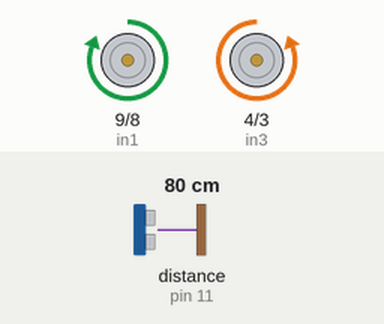
Simulated run of this sketch. Board: Arduino Uno, built with avr-gcc and run on an emulated ATmega328P. Parts: motor-driver pin pairs drawn as motors (green arrow = first pin HIGH = forward, orange = second pin HIGH = backward, longer = more drive, scaled by the enable pin). Wiring (inferred from the names in the program): ultrasonic range finder: trigger pin 12; echo pin 11. The inputs (shaded band) are chosen by the test bench; at power-on: distance to the obstacle (sensor on pin 11) 80 cm. The echo pulse lasts 58.3 µs per cm; what the sketch prints to the serial monitor is not drawn.

Above: at 1.2 s.
1.3 s: distance to the obstacle (sensor on pin 11) set to 120 cm
Timing chart, 0 to 4.3 s (numbered marks = the images above; inputs shaded):
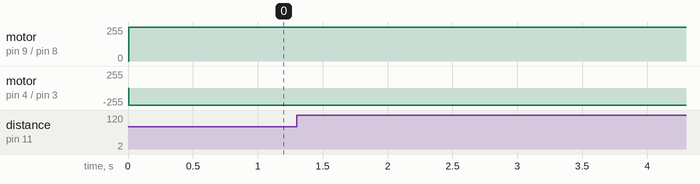

The sketch:

ultrasonicproces.ino
```cpp
int trig = 12;
int echo = 11;
long lecture_echo;
long cm;

int enA = 10;
int in1 = 9;
int in2 = 8;
int enB = 5;
int in3 = 4;
int in4 = 3;

bool detected = false;
void setup()
{
    pinMode(enA, OUTPUT);
  pinMode(enB, OUTPUT);
  pinMode(in1, OUTPUT);
  pinMode(in2, OUTPUT);
  pinMode(in3, OUTPUT);
  pinMode(in4, OUTPUT);

  pinMode(trig, OUTPUT);
  digitalWrite(trig, LOW);
  pinMode(echo, INPUT);
  Serial.begin(9600);

}
void loop()
{
  digitalWrite(trig, HIGH);
  delayMicroseconds(10);
  digitalWrite(trig, LOW);
  lecture_echo = pulseIn(echo, HIGH);
  cm = lecture_echo / 58;
  Serial.print("ultr");
  Serial.println(cm);

vooruit();
//  if(cm > 20 && detected == false)
//  {
//    achteruit();
//  }else if(cm < 20 && detected == false){
//    detected = true;
//    obstacledetected();
//  }
//}
}
void achteruit(){
  digitalWrite(in1, LOW);
  digitalWrite(in2, HIGH);
  digitalWrite(in3, HIGH);
  digitalWrite(in4, LOW);
  analogWrite(enA, 255);
  analogWrite(enB, 255);
}

void vooruit(){
  digitalWrite(in1, HIGH);
  digitalWrite(in2, LOW);
  digitalWrite(in3, LOW);
  digitalWrite(in4, HIGH);
  analogWrite(enA, 255);
  analogWrite(enB, 255);
}

void links(){
  digitalWrite(in1, LOW); // eerste 2 zijn links 2de rechts
  digitalWrite(in2, HIGH);
  digitalWrite(in3, LOW);
  digitalWrite(in4, HIGH);
  analogWrite(enA, 255);
  analogWrite(enB, 255);
}

void rechts(){
  digitalWrite(in1, HIGH); // eerste 2 zijn links 2de rechts
  digitalWrite(in2, LOW);
  digitalWrite(in3, HIGH);
  digitalWrite(in4, LOW);
  analogWrite(enA, 255);
  analogWrite(enB, 255);
}

void uit(){
  digitalWrite(in1, LOW);
  digitalWrite(in2, LOW);
  digitalWrite(in3, LOW);
  digitalWrite(in4, LOW);
  analogWrite(enA, 0);
  analogWrite(enB, 0);
}


void obstacledetected()
{
if (detected)
{
  links();
  delay(200);
  int linkswaarde = cm;
  delay(400);
  rechts();
  delay(400);
  int rechtswaard = cm;
  delay(400);
  uit();
}
}
```

Measured:
- after the input at 1.3 s, every drawn part: stays the same
